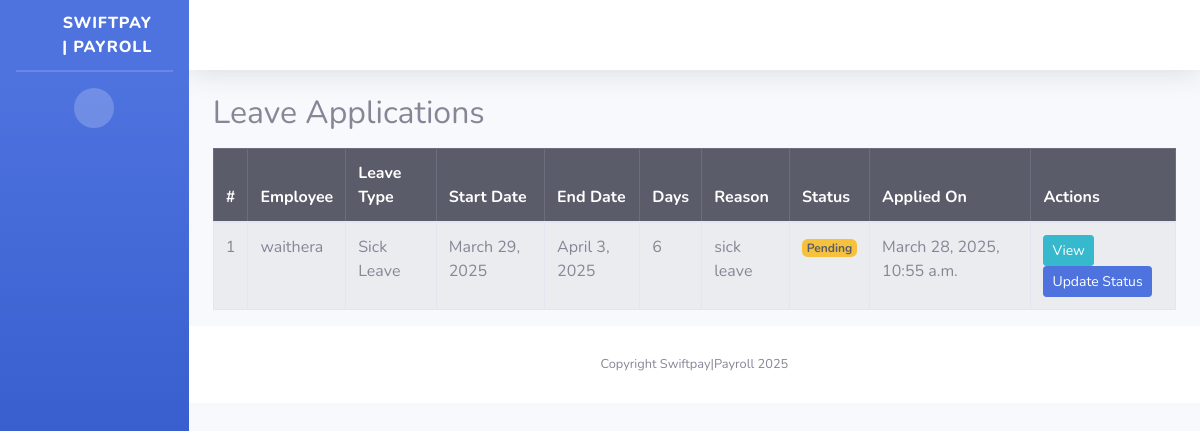
Page /leave-applications/ on the earlier database version.
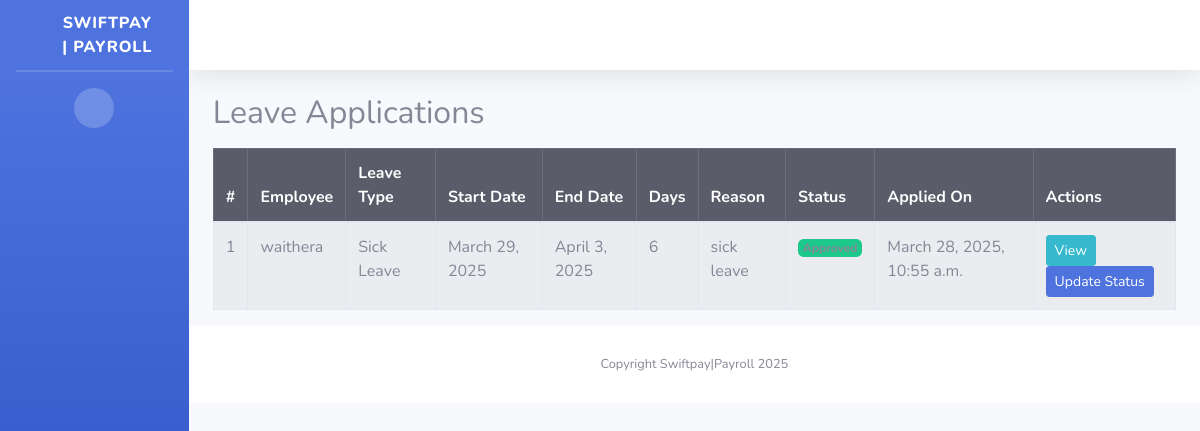
Same page on the later database version.
### mywebsite/models.py (models this page shows, shortened)
class LeaveApplication(models.Model):
    STATUS_CHOICES = [
        ('PENDING', 'Pending'),
        ('APPROVED', 'Approved'),
        ('REJECTED', 'Rejected')
    ]
    employee = models.ForeignKey(CustomUser, on_delete=models.CASCADE)
    leave_type = models.ForeignKey(LeaveType, on_delete=models.CASCADE)
    start_date = models.DateField()
    end_date = models.DateField()
    days = models.IntegerField()
    reason = models.TextField()
    status = models.CharField(max_length=10, choices=STATUS_CHOICES, default='PENDING')
    applied_on = models.DateTimeField(auto_now_add=True)

class CustomUser(AbstractUser):
    GENDER_CHOICES = [
        ('M', 'Male'),
        ('F', 'Female'),
        ('O', 'Other')
    ]
    employee_id = models.CharField(max_length=20, unique=True)
    date_of_birth = models.DateField(null=True, blank=True)
    gender = models.CharField(max_length=1, choices=GENDER_CHOICES)
    phone_number = models.CharField(max_length=15, blank=True)
    address = models.TextField(blank=True)
    joined_date = models.DateField(default=timezone.now)
    role = models.ForeignKey(EmployeeRole, on_delete=models.SET_NULL, null=True)
    department = models.ForeignKey(Department, on_delete=models.SET_NULL, null=True)
    is_active_employee = models.BooleanField(default=True)
    middle_name = models.CharField(max_length=255, null=True, blank=True)
    residential_status = models.CharField(max_length=2, choices=[
        ('R', 'Resident'),
        ('NR', 'Non-Resident')
    ], null=True, blank=True)
    national_id = models.CharField(max_length=10, null=True, blank=True)
    kra_pin = models.CharField(max_length=11, null=True, blank=True)
    nssf_no = models.CharField(max_length=15, null=True, blank=True)
    nhif_no = models.CharField(max_length=15, null=True, blank=True)
    passport_photo = models.ImageField(upload_to='employee_photos/', blank=True, null=True)
    basic_salary = models.DecimalField(max_digits=10, decimal_places=2, null=True, blank=True)
    bank = models.CharField(max_length=50, null=True, blank=True)
    bank_account_name = models.CharField(max_length=255, null=True, blank=True)
    bank_account_number = models.CharField(max_length=35, null=True, blank=True)
    bank_branch = models.CharField(max_length=40, null=True, blank=True)
    employee_personal_number = models.CharField(max_length=50, null=True, blank=True)
    date_of_employment = models.DateField(null=True, blank=True)
    contract_type = models.CharField(choices=[
        ('P', 'Permanent'),
        ('T', 'Temporary')
    ], max_length=1, null=True, blank=True)
    job_title = models.CharField(max_length=50, null=True, blank=True)
    employee_email = models.EmailField(null=True, blank=True)
    mobile_phone = models.CharField(max_length=15, null=True, blank=True)

class LeaveType(models.Model):
    name = models.CharField(max_length=50)
    max_days_per_year = models.IntegerField()

### mywebsite/views.py (the view)
# urls.py: path('leave-applications/', views.leave_application_list, name='leave_application_list'),
def leave_application_list(request):
    leave_applications = LeaveApplication.objects.all()
    return render(request, 'leave_application_list.html', {'leave_applications': leave_applications})

### templates/leave_application_list.html
{% extends "base.html" %}
{% block content %}
<div class="container mt-4">
    <h2>Leave Applications</h2>
    <table class="table table-bordered table-striped mt-3">
        <thead class="table-dark">
            <tr>
                <th>#</th>
                <th>Employee</th>
                <th>Leave Type</th>
                <th>Start Date</th>
                <th>End Date</th>
                <th>Days</th>
                <th>Reason</th>
                <th>Status</th>
                <th>Applied On</th>
                <th>Actions</th>
            </tr>
        </thead>
        <tbody>
            {% for leave in leave_applications %}
            <tr>
                <td>{{ forloop.counter }}</td>
                <td>{{ leave.employee.username }}</td>
                <td>{{ leave.leave_type.name }}</td>
                <td>{{ leave.start_date }}</td>
                <td>{{ leave.end_date }}</td>
                <td>{{ leave.days }}</td>
                <td>{{ leave.reason }}</td>
                <td>
                    {% if leave.status == "PENDING" %}
                        <span class="badge bg-warning text-dark">Pending</span>
                    {% elif leave.status == "APPROVED" %}
                        <span class="badge bg-success">Approved</span>
                    {% else %}
                        <span class="badge bg-danger">Rejected</span>
                    {% endif %}
                </td>
                <td>{{ leave.applied_on }}</td>
                <td>
                    <a href="{% url 'leave_application_detail' leave.pk %}" class="btn btn-info btn-sm">View</a>
                    <a href="{% url 'update_leave_status' leave.pk %}" class="btn btn-primary btn-sm">Update Status</a>
                </td>
            </tr>
            {% empty %}
            <tr>
                <td colspan="10" class="text-center">No leave applications found.</td>
            </tr>
            {% endfor %}
        </tbody>
    </table>
</div>
{% endblock %}

Differences in the rows shown:
changed LeaveApplication "sick leave": status "Pending" → "Approved"
